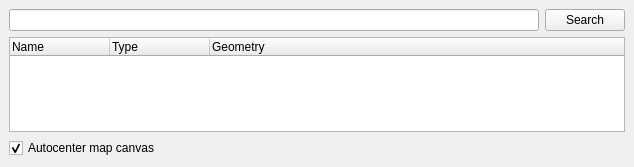
<?xml version="1.0" encoding="UTF-8"?>
<ui version="4.0">
 <class>osmSearch</class>
 <widget class="QDockWidget" name="osmSearch">
  <property name="geometry">
   <rect>
    <x>0</x>
    <y>0</y>
    <width>634</width>
    <height>167</height>
   </rect>
  </property>
  <property name="windowTitle">
   <string>osmSearch</string>
  </property>
  <widget class="QWidget" name="dockWidgetContents">
   <layout class="QGridLayout" name="gridLayout">
    <item row="0" column="0">
     <widget class="QLineEdit" name="eText"/>
    </item>
    <item row="0" column="1">
     <widget class="QPushButton" name="bSearch">
      <property name="text">
       <string>Search</string>
      </property>
     </widget>
    </item>
    <item row="1" column="0" colspan="2">
     <widget class="QTreeWidget" name="eOutput">
      <column>
       <property name="text">
        <string>Name</string>
       </property>
      </column>
      <column>
       <property name="text">
        <string>Type</string>
       </property>
      </column>
      <column>
       <property name="text">
        <string>Geometry</string>
       </property>
      </column>
     </widget>
    </item>
    <item row="2" column="0">
     <widget class="QCheckBox" name="cbCenter">
      <property name="text">
       <string>Autocenter map canvas</string>
      </property>
      <property name="checked">
       <bool>true</bool>
      </property>
     </widget>
    </item>
   </layout>
  </widget>
 </widget>
 <resources/>
 <connections>
  <connection>
   <sender>eText</sender>
   <signal>returnPressed()</signal>
   <receiver>bSearch</receiver>
   <slot>click()</slot>
   <hints>
    <hint type="sourcelabel">
     <x>530</x>
     <y>45</y>
    </hint>
    <hint type="destinationlabel">
     <x>582</x>
     <y>43</y>
    </hint>
   </hints>
  </connection>
 </connections>
</ui>
